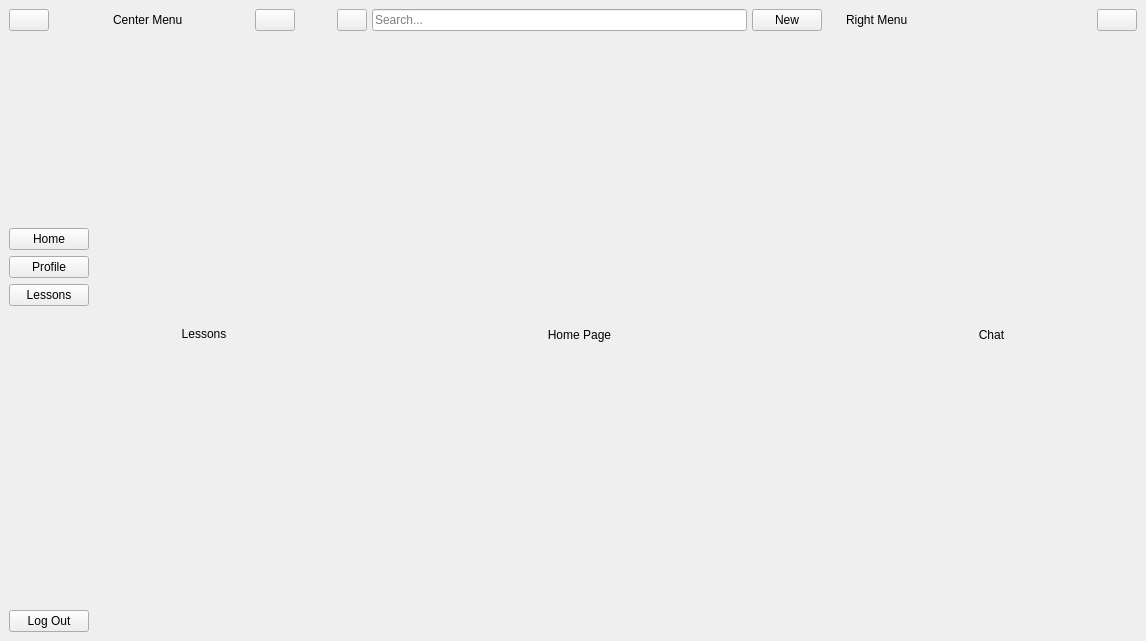
<?xml version="1.0" encoding="UTF-8"?>
<ui version="4.0">
 <class>MainWindow</class>
 <widget class="QMainWindow" name="MainWindow">
  <property name="enabled">
   <bool>true</bool>
  </property>
  <property name="geometry">
   <rect>
    <x>0</x>
    <y>0</y>
    <width>1146</width>
    <height>641</height>
   </rect>
  </property>
  <property name="windowTitle">
   <string>MainWindow</string>
  </property>
  <property name="styleSheet">
   <string notr="true"/>
  </property>
  <widget class="QWidget" name="centralwidget">
   <property name="maximumSize">
    <size>
     <width>1920</width>
     <height>1080</height>
    </size>
   </property>
   <layout class="QHBoxLayout" name="horizontalLayout">
    <item alignment="Qt::AlignLeft">
     <widget class="QFrame" name="leftMenu">
      <property name="maximumSize">
       <size>
        <width>380</width>
        <height>636</height>
       </size>
      </property>
      <layout class="QVBoxLayout" name="verticalLayout">
       <property name="leftMargin">
        <number>0</number>
       </property>
       <property name="topMargin">
        <number>0</number>
       </property>
       <property name="bottomMargin">
        <number>0</number>
       </property>
       <item alignment="Qt::AlignLeft|Qt::AlignTop">
        <widget class="QWidget" name="widget" native="true">
         <layout class="QVBoxLayout" name="verticalLayout_2">
          <property name="leftMargin">
           <number>0</number>
          </property>
          <property name="topMargin">
           <number>0</number>
          </property>
          <property name="rightMargin">
           <number>0</number>
          </property>
          <property name="bottomMargin">
           <number>0</number>
          </property>
          <item alignment="Qt::AlignTop">
           <widget class="QPushButton" name="menuBtn">
            <property name="text">
             <string/>
            </property>
            <property name="icon">
             <iconset resource="../Qss/icons/_icons.qrc">
              <normaloff>:/material_design/icons/material_design/menu.png</normaloff>:/material_design/icons/material_design/menu.png</iconset>
            </property>
           </widget>
          </item>
         </layout>
        </widget>
       </item>
       <item alignment="Qt::AlignLeft|Qt::AlignTop">
        <widget class="QWidget" name="widget_2" native="true">
         <layout class="QVBoxLayout" name="verticalLayout_3">
          <property name="leftMargin">
           <number>0</number>
          </property>
          <property name="rightMargin">
           <number>0</number>
          </property>
          <item>
           <widget class="QPushButton" name="pushButton">
            <property name="font">
             <font>
              <kerning>true</kerning>
             </font>
            </property>
            <property name="text">
             <string>Home</string>
            </property>
            <property name="icon">
             <iconset>
              <normaloff>../Qss/icons/Icons/feather/home.png</normaloff>../Qss/icons/Icons/feather/home.png</iconset>
            </property>
           </widget>
          </item>
          <item>
           <widget class="QPushButton" name="profileBut">
            <property name="text">
             <string>Profile</string>
            </property>
            <property name="icon">
             <iconset resource="../Qss/icons/_icons.qrc">
              <normaloff>:/material_design/icons/material_design/co_present.png</normaloff>:/material_design/icons/material_design/co_present.png</iconset>
            </property>
           </widget>
          </item>
          <item>
           <widget class="QPushButton" name="pushButton_5">
            <property name="text">
             <string>Lessons</string>
            </property>
            <property name="icon">
             <iconset resource="../Qss/icons/_icons.qrc">
              <normaloff>:/feather/icons/feather/list.png</normaloff>:/feather/icons/feather/list.png</iconset>
            </property>
           </widget>
          </item>
         </layout>
        </widget>
       </item>
       <item alignment="Qt::AlignLeft|Qt::AlignBottom">
        <widget class="QWidget" name="widget_3" native="true">
         <layout class="QVBoxLayout" name="verticalLayout_4">
          <property name="leftMargin">
           <number>0</number>
          </property>
          <property name="topMargin">
           <number>0</number>
          </property>
          <property name="rightMargin">
           <number>0</number>
          </property>
          <property name="bottomMargin">
           <number>0</number>
          </property>
          <item>
           <widget class="QPushButton" name="pushButton_3">
            <property name="text">
             <string>Log Out</string>
            </property>
            <property name="icon">
             <iconset resource="../Qss/icons/_icons.qrc">
              <normaloff>:/feather/icons/feather/log-out.png</normaloff>:/feather/icons/feather/log-out.png</iconset>
            </property>
           </widget>
          </item>
         </layout>
        </widget>
       </item>
      </layout>
     </widget>
    </item>
    <item>
     <widget class="QWidget" name="centerMenu" native="true">
      <property name="maximumSize">
       <size>
        <width>200</width>
        <height>16777215</height>
       </size>
      </property>
      <layout class="QVBoxLayout" name="verticalLayout_5">
       <property name="topMargin">
        <number>0</number>
       </property>
       <property name="bottomMargin">
        <number>0</number>
       </property>
       <item>
        <widget class="QWidget" name="widget_4" native="true">
         <layout class="QHBoxLayout" name="horizontalLayout_2">
          <property name="leftMargin">
           <number>0</number>
          </property>
          <property name="topMargin">
           <number>0</number>
          </property>
          <property name="rightMargin">
           <number>0</number>
          </property>
          <property name="bottomMargin">
           <number>0</number>
          </property>
          <item>
           <widget class="QLabel" name="label">
            <property name="text">
             <string>Center Menu</string>
            </property>
           </widget>
          </item>
          <item alignment="Qt::AlignRight">
           <widget class="QPushButton" name="pushButton_4">
            <property name="text">
             <string/>
            </property>
            <property name="icon">
             <iconset resource="../Qss/icons/_icons.qrc">
              <normaloff>:/feather/icons/feather/x-circle.png</normaloff>:/feather/icons/feather/x-circle.png</iconset>
            </property>
           </widget>
          </item>
         </layout>
        </widget>
       </item>
       <item>
        <widget class="QStackedWidget" name="stackedWidget">
         <widget class="QWidget" name="lessonsPage">
          <layout class="QVBoxLayout" name="verticalLayout_6">
           <item alignment="Qt::AlignVCenter">
            <widget class="QLabel" name="label_2">
             <property name="text">
              <string>Lessons</string>
             </property>
             <property name="alignment">
              <set>Qt::AlignCenter</set>
             </property>
            </widget>
           </item>
          </layout>
         </widget>
        </widget>
       </item>
      </layout>
     </widget>
    </item>
    <item>
     <widget class="QWidget" name="mainBody" native="true">
      <layout class="QVBoxLayout" name="verticalLayout_7">
       <property name="topMargin">
        <number>0</number>
       </property>
       <property name="rightMargin">
        <number>0</number>
       </property>
       <property name="bottomMargin">
        <number>0</number>
       </property>
       <item>
        <widget class="QWidget" name="mainContents" native="true">
         <layout class="QHBoxLayout" name="horizontalLayout_5">
          <property name="topMargin">
           <number>0</number>
          </property>
          <property name="rightMargin">
           <number>0</number>
          </property>
          <property name="bottomMargin">
           <number>0</number>
          </property>
          <item>
           <widget class="QWidget" name="mainPagesCont" native="true">
            <layout class="QVBoxLayout" name="verticalLayout_8">
             <property name="topMargin">
              <number>0</number>
             </property>
             <property name="bottomMargin">
              <number>0</number>
             </property>
             <item>
              <widget class="QWidget" name="header" native="true">
               <layout class="QHBoxLayout" name="horizontalLayout_4">
                <property name="spacing">
                 <number>0</number>
                </property>
                <property name="leftMargin">
                 <number>0</number>
                </property>
                <property name="topMargin">
                 <number>0</number>
                </property>
                <property name="rightMargin">
                 <number>0</number>
                </property>
                <property name="bottomMargin">
                 <number>0</number>
                </property>
                <item>
                 <widget class="QWidget" name="widget_5" native="true">
                  <layout class="QHBoxLayout" name="horizontalLayout_3">
                   <property name="spacing">
                    <number>5</number>
                   </property>
                   <property name="leftMargin">
                    <number>0</number>
                   </property>
                   <property name="topMargin">
                    <number>0</number>
                   </property>
                   <property name="rightMargin">
                    <number>0</number>
                   </property>
                   <property name="bottomMargin">
                    <number>0</number>
                   </property>
                   <item alignment="Qt::AlignRight|Qt::AlignVCenter">
                    <widget class="QPushButton" name="searchBtn">
                     <property name="maximumSize">
                      <size>
                       <width>30</width>
                       <height>16777215</height>
                      </size>
                     </property>
                     <property name="text">
                      <string/>
                     </property>
                     <property name="icon">
                      <iconset resource="../Qss/icons/_icons.qrc">
                       <normaloff>:/feather/icons/feather/search.png</normaloff>:/feather/icons/feather/search.png</iconset>
                     </property>
                    </widget>
                   </item>
                   <item alignment="Qt::AlignVCenter">
                    <widget class="QLineEdit" name="searchLine">
                     <property name="maximumSize">
                      <size>
                       <width>500</width>
                       <height>16777215</height>
                      </size>
                     </property>
                     <property name="placeholderText">
                      <string>Search...</string>
                     </property>
                    </widget>
                   </item>
                   <item alignment="Qt::AlignHCenter|Qt::AlignVCenter">
                    <widget class="QPushButton" name="pushButton_6">
                     <property name="maximumSize">
                      <size>
                       <width>70</width>
                       <height>16777215</height>
                      </size>
                     </property>
                     <property name="text">
                      <string>New</string>
                     </property>
                     <property name="icon">
                      <iconset>
                       <normaloff>../Qss/icons/Icons/feather/plus.png</normaloff>../Qss/icons/Icons/feather/plus.png</iconset>
                     </property>
                    </widget>
                   </item>
                  </layout>
                 </widget>
                </item>
               </layout>
              </widget>
             </item>
             <item>
              <widget class="QStackedWidget" name="stackedWidget_2">
               <property name="currentIndex">
                <number>0</number>
               </property>
               <widget class="QWidget" name="homePage">
                <layout class="QVBoxLayout" name="verticalLayout_9">
                 <item>
                  <widget class="QLabel" name="label_4">
                   <property name="text">
                    <string>Home Page</string>
                   </property>
                   <property name="alignment">
                    <set>Qt::AlignCenter</set>
                   </property>
                  </widget>
                 </item>
                </layout>
               </widget>
               <widget class="QWidget" name="profilePage">
                <layout class="QVBoxLayout" name="verticalLayout_10">
                 <item>
                  <widget class="QLabel" name="label_5">
                   <property name="text">
                    <string>Profile Page</string>
                   </property>
                   <property name="alignment">
                    <set>Qt::AlignCenter</set>
                   </property>
                  </widget>
                 </item>
                </layout>
               </widget>
              </widget>
             </item>
            </layout>
           </widget>
          </item>
          <item>
           <widget class="QWidget" name="rightMenu" native="true">
            <property name="minimumSize">
             <size>
              <width>200</width>
              <height>0</height>
             </size>
            </property>
            <property name="maximumSize">
             <size>
              <width>300</width>
              <height>16777215</height>
             </size>
            </property>
            <layout class="QVBoxLayout" name="verticalLayout_11">
             <property name="topMargin">
              <number>0</number>
             </property>
             <property name="rightMargin">
              <number>0</number>
             </property>
             <property name="bottomMargin">
              <number>0</number>
             </property>
             <item>
              <widget class="QWidget" name="widget_7" native="true">
               <layout class="QHBoxLayout" name="horizontalLayout_6">
                <property name="leftMargin">
                 <number>0</number>
                </property>
                <property name="topMargin">
                 <number>0</number>
                </property>
                <property name="rightMargin">
                 <number>0</number>
                </property>
                <property name="bottomMargin">
                 <number>0</number>
                </property>
                <item>
                 <widget class="QLabel" name="label_6">
                  <property name="text">
                   <string>Right Menu</string>
                  </property>
                 </widget>
                </item>
                <item alignment="Qt::AlignRight">
                 <widget class="QPushButton" name="pushButton_7">
                  <property name="text">
                   <string/>
                  </property>
                  <property name="icon">
                   <iconset resource="../Qss/icons/_icons.qrc">
                    <normaloff>:/feather/icons/feather/x-circle.png</normaloff>:/feather/icons/feather/x-circle.png</iconset>
                  </property>
                 </widget>
                </item>
               </layout>
              </widget>
             </item>
             <item>
              <widget class="QStackedWidget" name="stackedWidget_3">
               <widget class="QWidget" name="chatPage">
                <layout class="QVBoxLayout" name="verticalLayout_12">
                 <item>
                  <widget class="QLabel" name="label_7">
                   <property name="text">
                    <string>Chat</string>
                   </property>
                   <property name="alignment">
                    <set>Qt::AlignCenter</set>
                   </property>
                  </widget>
                 </item>
                </layout>
               </widget>
              </widget>
             </item>
            </layout>
           </widget>
          </item>
         </layout>
        </widget>
       </item>
      </layout>
     </widget>
    </item>
   </layout>
  </widget>
 </widget>
 <tabstops>
  <tabstop>pushButton</tabstop>
  <tabstop>profileBut</tabstop>
  <tabstop>pushButton_3</tabstop>
 </tabstops>
 <resources>
  <include location="../Qss/icons/_icons.qrc"/>
 </resources>
 <connections/>
</ui>
